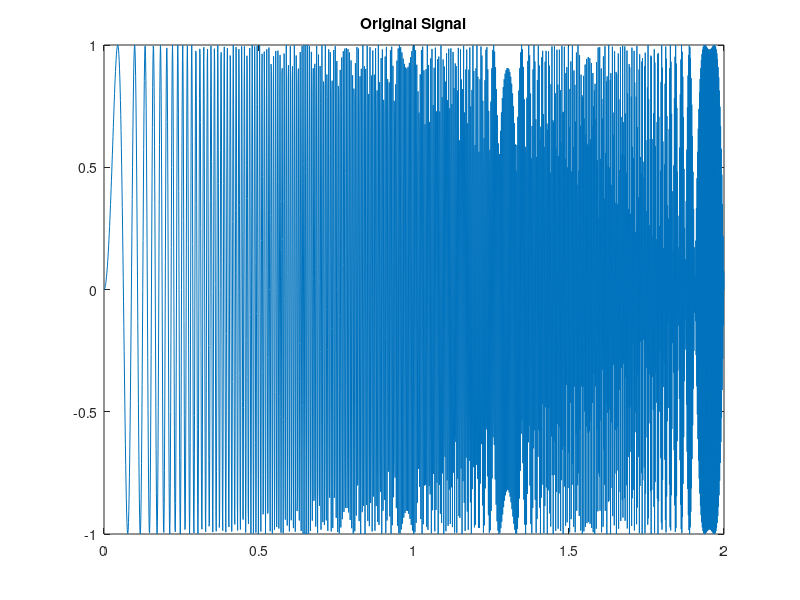

This chart was generated by the following MATLAB code: (Note: this script raises an error after producing the figure.)
%% Wavelet packet spectrum of a linear chirp

close all, clear all,
clc,

fs = 1000;
t = 0:1/fs:2;
y = sin(256*pi*t.^2);

figure,
plot(t,y); title('Original Signal')

level = 6;
wpt = wpdec(y,level,'sym8');

figure,
[Spec,Time,Freq] = wpspectrum(wpt,fs,'plot');

%% stft spectrum

figure;
windowsize = 128;
window = hanning(windowsize);
nfft = windowsize;
noverlap = windowsize-1;
[S,F,T] = spectrogram(y,window,noverlap,nfft,fs);
imagesc(T,F,log10(abs(S)))
set(gca,'YDir','Normal')
xlabel('Time (secs)')
ylabel('Freq (Hz)')
title('Short-time Fourier Transform spectrum')